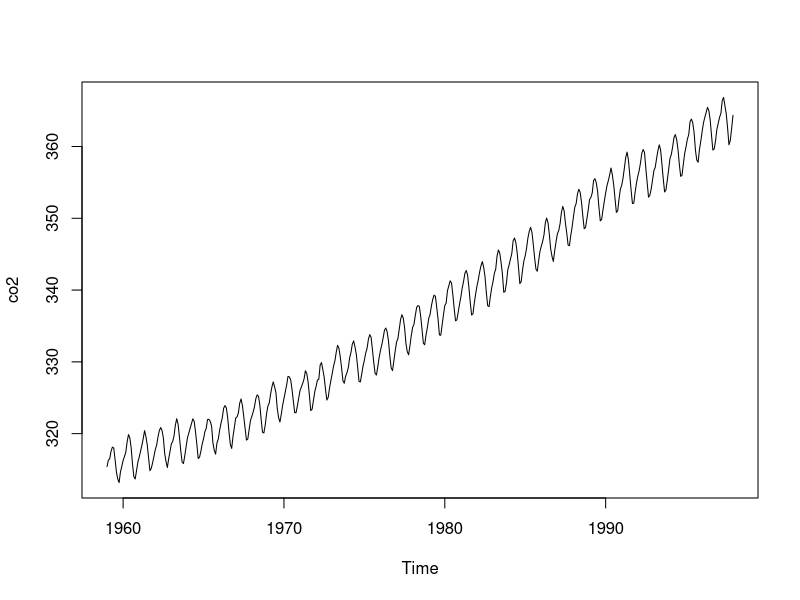
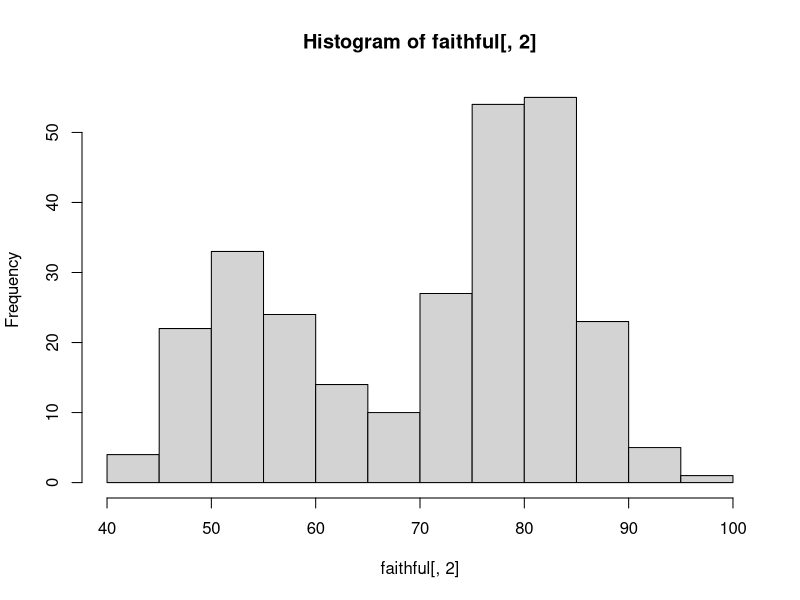
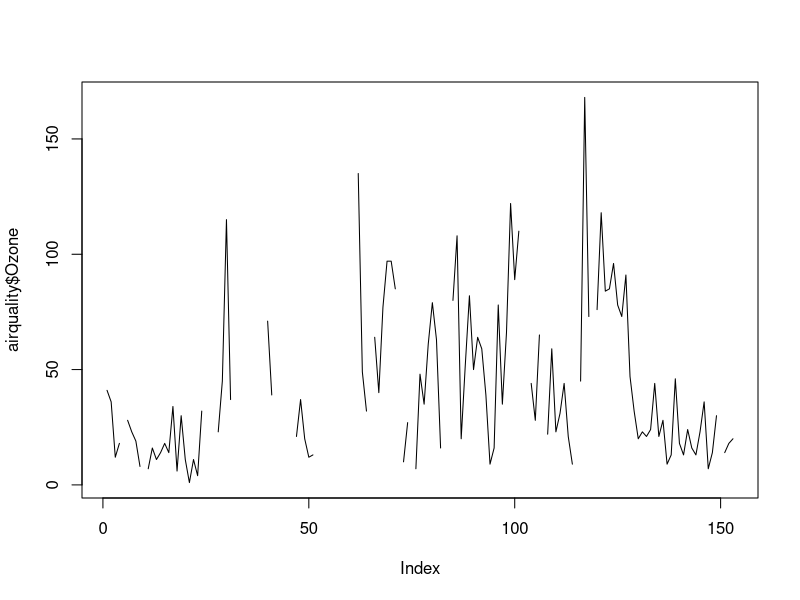
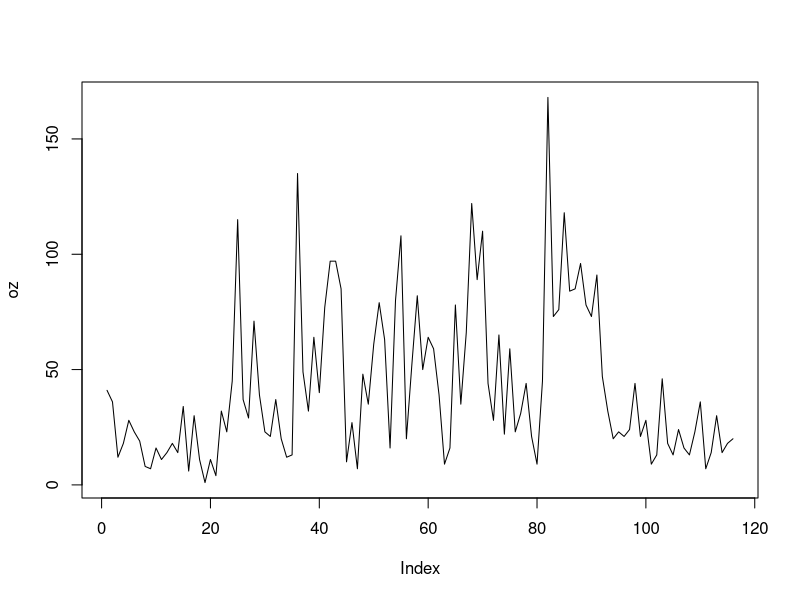
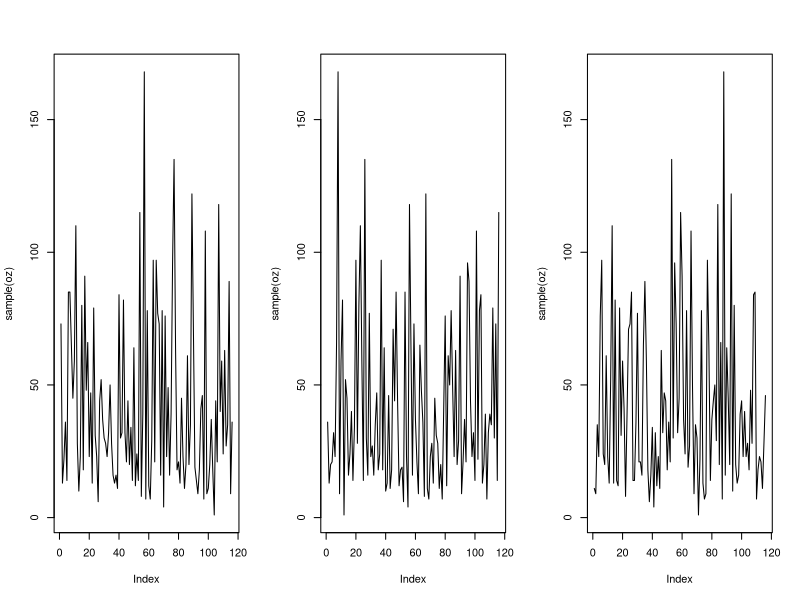
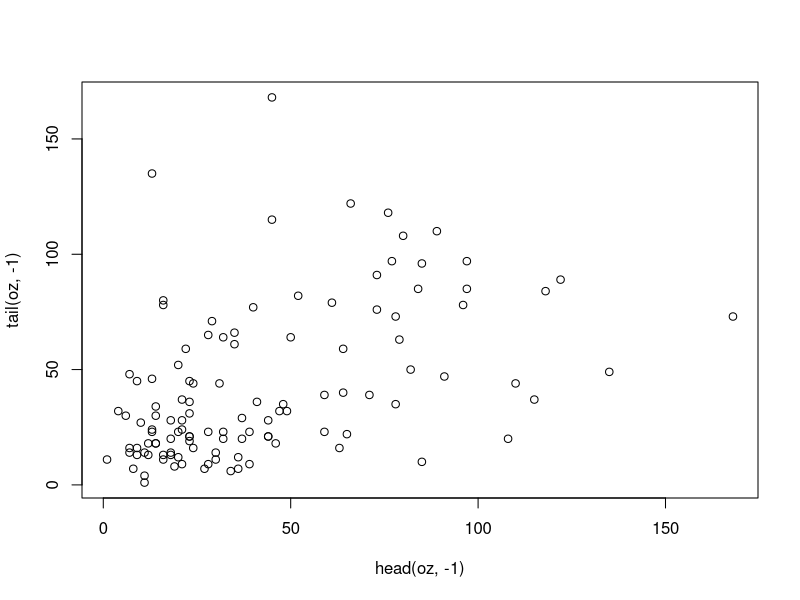
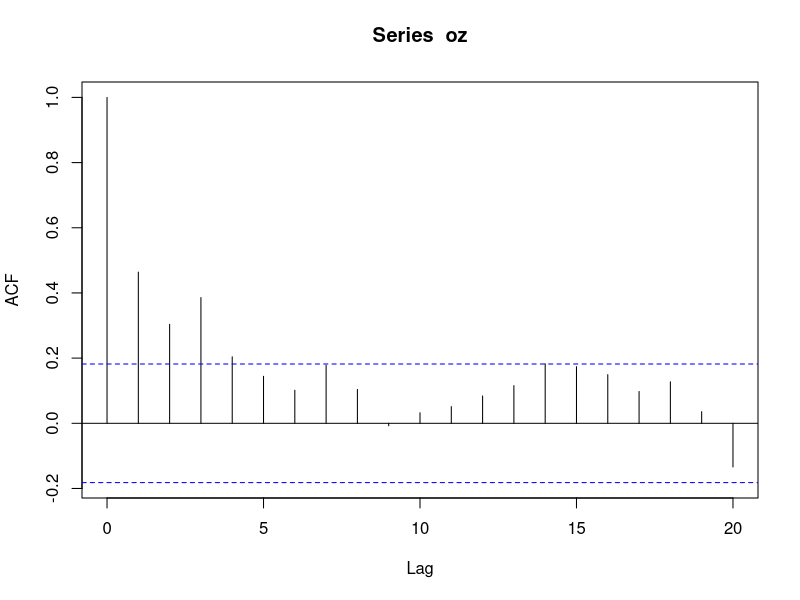
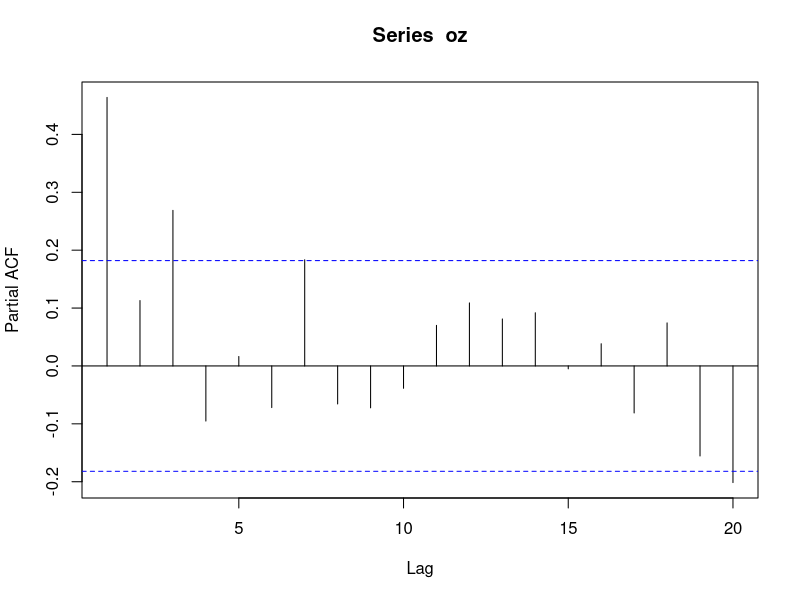

Generate these figures, in order, with R:
## ---- chunk 1
knitr::opts_chunk$set(collapse = TRUE)
set.seed(1331) # make reproduction static
## ---- chunk 2
print(co2,digits=3)
plot(co2)
## ---- chunk 3
head(faithful)
## ---- chunk 4
time.mins <- cumsum(apply(faithful, 1, sum))
time.mins[1:10]
## ---- chunk 5
hist(faithful[,2])
## ---- chunk 6
plot(airquality$Ozone, type = 'l')
## ---- chunk 7
oz = na.omit(airquality$Ozone)
plot(oz, type = 'l')
## ---- chunk 8
par(mfrow = c(1,3))
plot(sample(oz), type = 'l')
plot(sample(oz), type = 'l')
plot(sample(oz), type = 'l')
par(mfrow = c(1,1))
## ---- chunk 9
cor(head(oz, -1), tail(oz, -1))
plot(head(oz, -1), tail(oz, -1))
## ---- chunk 10
corrs = sapply(1:1000, function(x) cor(head(sample(oz), -1), tail(sample(oz), -1)))
quantile(corrs, c(.025, .975))
## ---- chunk 11
acf(oz)
## ---- chunk 12
pacf(oz)
## ---- chunk 13
par(mfrow = c(1,3))
x = cumsum(rnorm(1000))
plot(x, type = 'l')
acf(x)
pacf(x)
par(mfrow = c(1,1))
## ---- chunk 14
acf(faithful$waiting) # $
## ---- chunk 15
par(mfrow = c(1,2))
x = sin(1:300/10)
plot(x, type = 'l')
acf(x, 100)
par(mfrow = c(1,1))
## ---- chunk 16
library(forecast)
auto.arima(oz)
